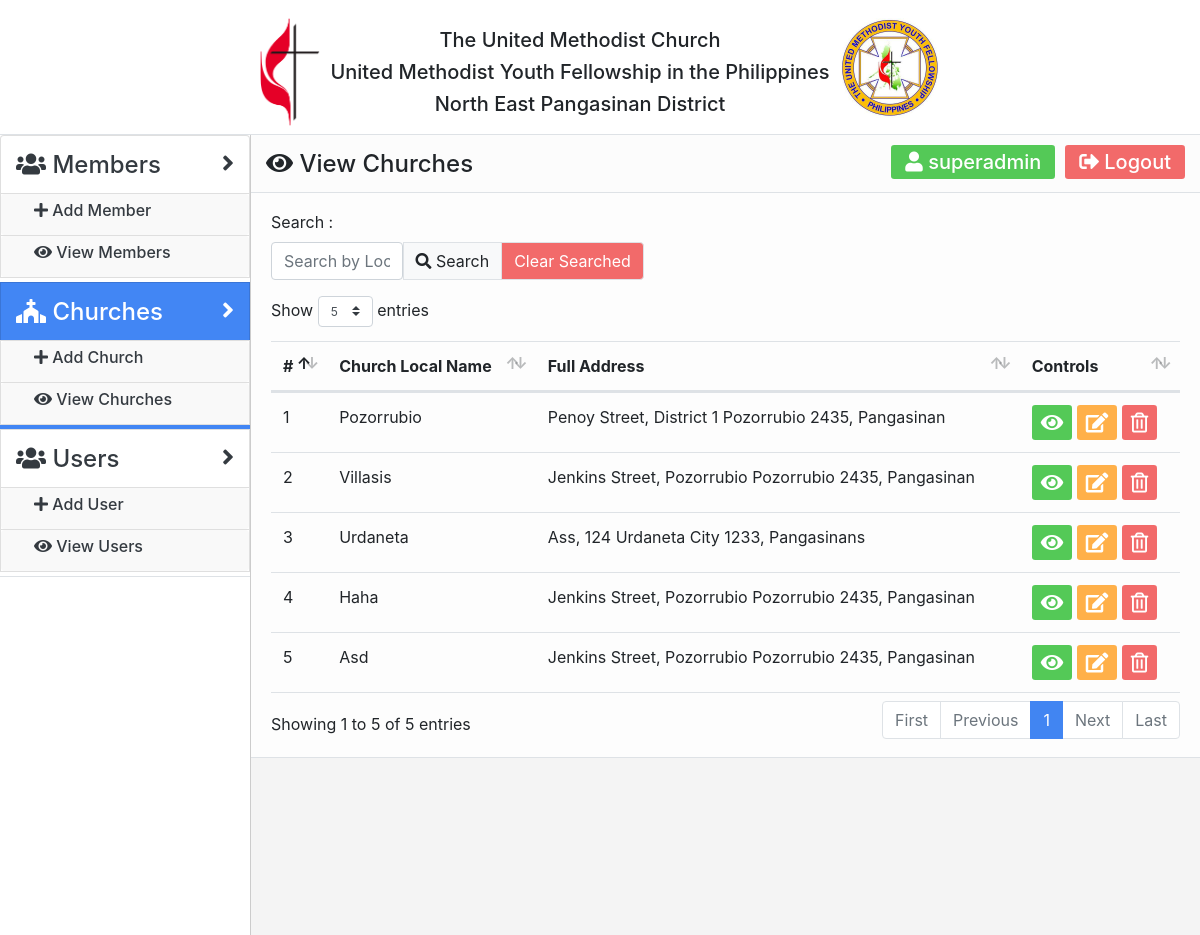
Screenshot of /viewchurches.php (signed in) with the database file from the repository.
### tables this page shows
CREATE TABLE `churches` (
  `church_ID` int(11) NOT NULL,
  `church_LocalName` varchar(50) NOT NULL,
  `church_Street` varchar(50) NOT NULL,
  `church_Barangay` varchar(50) NOT NULL,
  `church_Town` varchar(50) NOT NULL,
  `church_Province` varchar(50) NOT NULL,
  `church_ZipCode` varchar(5) NOT NULL
);

### sql/sql_viewchurches.php (called while the page is built)
<?php
include('sql_connection.php');
if (isset($_POST['button_Search'])) {
  $form_search = $_POST['form_Search'];
  $sql = "SELECT * FROM `churches` WHERE `church_LocalName` LIKE '%$form_search%'";
  $result = mysqli_query($conn, $sql);
}else {
  $sql = "SELECT * FROM `churches`";
  $result = mysqli_query($conn, $sql);
}

### viewchurches.php (the view, shortened to what this page needs)
<!DOCTYPE html>
<html lang="en" dir="ltr">
  <head>
    <?php include('layout/head.php'); ?>
  </head>
  <body>
    <?php $page_title = '<h4 class="main_title_text"><i class="fas fa-eye"></i> View Churches</span></h4>' ?>
      <form class="form_main border-bottom" method="post">
        <?php include('sql/sql_viewchurches.php');?>
        <div class="form-row col-md-12 mx-auto">
          <div class="form-group col-md-12 mx-auto">
          </div>
          <div class="form-group col-md-5">
            <label for="form_Search">Search : </label>
            <br>
            <div class="btn-group" role="group" aria-label="Basic example">
              <input type="text" class="form-control" name="form_Search" value="<?php if (isset($form_search)) { echo $form_search;} ?>" id="form_Search" placeholder="Search by Local Name...">
              <button type="submit" class="btn btn-light border" name="button_Search"> <i class="fas fa-search"></i> Search</button>
              <button type="submit" class="btn Color_Red border" name="button_Clear">Clear Searched</button>
            </div>
          </div>
          <div class="form-group col-md-12">
            <div class="table-responsive">
              <table class="table table-hover border-bottom" id="table">
                <thead>
                  <tr>
                    <th scope="col">#</th>
                    <th scope="col">Church Local Name</th>
                    <th scope="col">Full Address</th>
                    <th scope="col">Controls</th>
                  </tr>
                </thead>
                <tbody class="border-bottom">
                  <?php
                    if (mysqli_num_rows($result) > 0) {
                        $record_Number = 0;
                        while($row = mysqli_fetch_assoc($result)) {
                          $record_Number++;
                          ?>
                          <tr>
                            <td><?=$record_Number ?></td>
                            <td><?=$row['church_LocalName'] ?></td>
                            <td><?=$row['church_Street'] . ", " . $row['church_Barangay'] . " " . $row['church_Town'] . " " .  $row['church_ZipCode']  . ", " . $row['church_Province']  ?></td>
                            <td>
                              <a href="/viewchurch.php?token=<?=$row['church_LocalName']  ?>" class="btn btn-sm Color_Green"><i class="fas fa-eye" style="font-size: 20px; padding-top: 3px;"></i></a>
                              <button type="button" class="btn btn-sm Color_Orange" onclick="ModalReParent(edit<?=$row['church_ID']?>)" data-toggle="modal" data-target="#edit<?=$row['church_ID'] ?>"><i class="fas fa-edit" style="font-size: 20px; padding-top: 3px;"></i></button>
                              <button type="button" class="btn btn-sm Color_Red" onclick="ModalReParent(delete<?=$row['church_ID']?>)" data-toggle="modal" data-target="#delete<?=$row['church_ID'] ?>"><i class="far fa-trash-alt" style="font-size: 20px; padding-top: 3px;"></i></button>
                            </td>
                          </tr>
                          <?php
                        }
                    } else {
                        ?>
                        <tr>
                          <td class="table-active" colspan="5"><h5 style="text-align: center;">No data Available</h5></td>
                        </tr>
                        <?php
                    }
                  ?>
                </tbody>
              </table>
            </div>
          </div>
        </div>
      </form>
    <?php include('layout/naviagation_mainbarend.php'); ?>
  </body>
</html>

### css/custom/global.css (style rules this page uses)
.form_main { width: 100%; height: 100%; background-color: #fdfdfd; }
.Color_Green { background-color: #54c957; color: #fff; }
.Color_Red { background-color: #f26a6a; color: #fff; }
.Color_Orange { background-color: #ffb049; color: #fff; }

### css/custom/navigation_mainbar.css (style rules this page uses)
.main_title_text { margin-top: 15px; }

### rows the page displays
churches: church_LocalName "Pozorrubio", church_Street "Penoy Street", church_Barangay "District 1", church_Town "Pozorrubio", church_ZipCode "2435", church_Province "Pangasinan"
churches: church_LocalName "Villasis", church_Street "Jenkins Street", church_Barangay "Pozorrubio", church_Town "Pozorrubio", church_ZipCode "2435", church_Province "Pangasinan"
churches: church_LocalName "Urdaneta", church_Street "Ass", church_Barangay "124", church_Town "Urdaneta City", church_ZipCode "1233", church_Province "Pangasinans"
churches: church_LocalName "Haha", church_Street "Jenkins Street", church_Barangay "Pozorrubio", church_Town "Pozorrubio", church_ZipCode "2435", church_Province "Pangasinan"
churches: church_LocalName "Asd", church_Street "Jenkins Street", church_Barangay "Pozorrubio", church_Town "Pozorrubio", church_ZipCode "2435", church_Province "Pangasinan"

### other values shown
$_SESSION['user_Username'] "superadmin"
